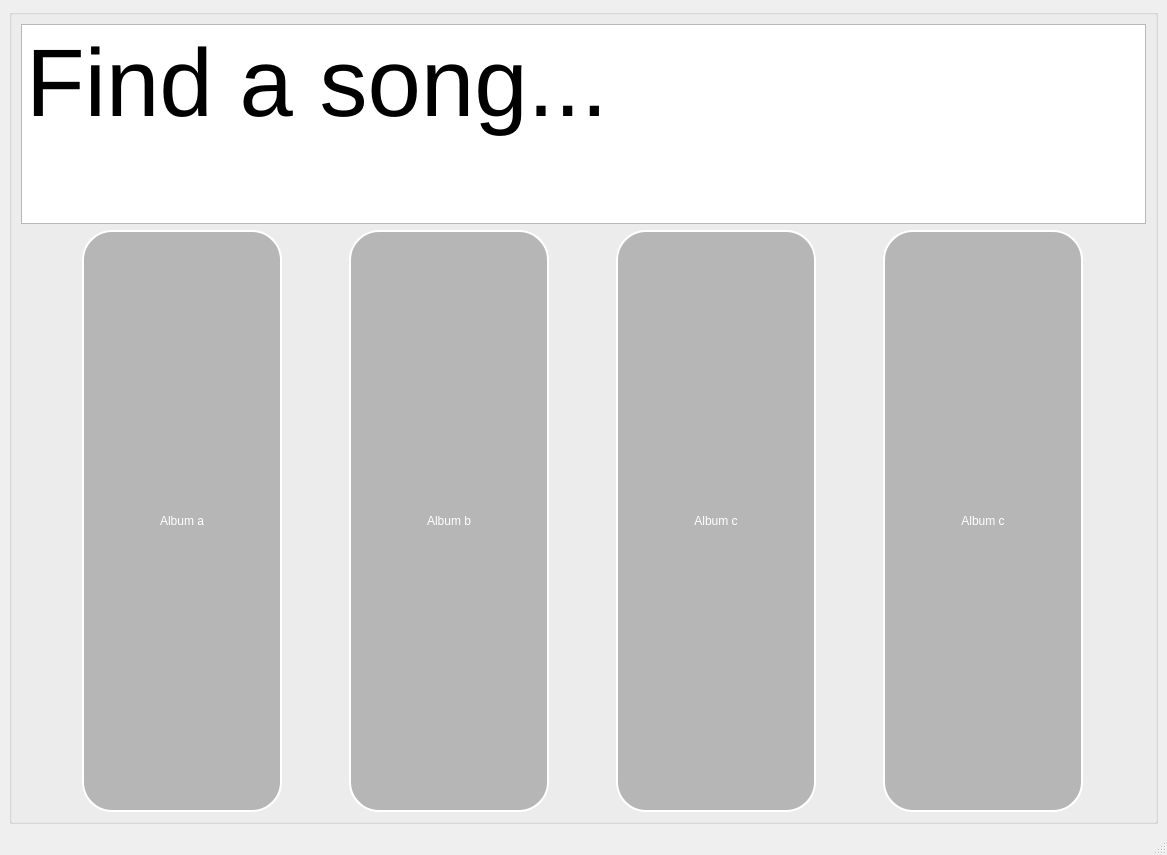
<?xml version="1.0" encoding="UTF-8"?>
<ui version="4.0">
 <class>MainWindow</class>
 <widget class="QMainWindow" name="MainWindow">
  <property name="geometry">
   <rect>
    <x>0</x>
    <y>0</y>
    <width>1167</width>
    <height>855</height>
   </rect>
  </property>
  <property name="windowTitle">
   <string>MainWindow</string>
  </property>
  <widget class="QWidget" name="central_widget">
   <property name="styleSheet">
    <string notr="true">#central_widget {
 background: qlineargradient(x1:0, y1:0, x2:1, y2:1,
            stop:0 #4B0082, stop:1 #000000);
}
</string>
   </property>
   <layout class="QHBoxLayout" name="horizontalLayout_6">
    <item>
     <widget class="QGroupBox" name="groupBox">
      <property name="sizePolicy">
       <sizepolicy hsizetype="Preferred" vsizetype="Expanding">
        <horstretch>0</horstretch>
        <verstretch>0</verstretch>
       </sizepolicy>
      </property>
      <property name="maximumSize">
       <size>
        <width>16777215</width>
        <height>1000</height>
       </size>
      </property>
      <property name="title">
       <string/>
      </property>
      <layout class="QGridLayout" name="gridLayout_2">
       <item row="1" column="0">
        <layout class="QGridLayout" name="album_grid">
         <item row="0" column="2">
          <widget class="QPushButton" name="pushButton_2">
           <property name="sizePolicy">
            <sizepolicy hsizetype="Minimum" vsizetype="Expanding">
             <horstretch>0</horstretch>
             <verstretch>0</verstretch>
            </sizepolicy>
           </property>
           <property name="maximumSize">
            <size>
             <width>200</width>
             <height>16777215</height>
            </size>
           </property>
           <property name="styleSheet">
            <string notr="true"> border: 2px solid white;
 background-color: rgba(128, 128, 128, 128);
 border-radius: 30px;
color: white;


</string>
           </property>
           <property name="text">
            <string>Album c</string>
           </property>
          </widget>
         </item>
         <item row="0" column="1">
          <widget class="QPushButton" name="pushButton_3">
           <property name="sizePolicy">
            <sizepolicy hsizetype="Minimum" vsizetype="Minimum">
             <horstretch>0</horstretch>
             <verstretch>0</verstretch>
            </sizepolicy>
           </property>
           <property name="maximumSize">
            <size>
             <width>200</width>
             <height>16777215</height>
            </size>
           </property>
           <property name="styleSheet">
            <string notr="true"> border: 2px solid white;
 background-color: rgba(128, 128, 128, 128);
 border-radius: 30px;
color: white;


</string>
           </property>
           <property name="text">
            <string>Album b</string>
           </property>
          </widget>
         </item>
         <item row="0" column="0">
          <widget class="QPushButton" name="pushButton">
           <property name="sizePolicy">
            <sizepolicy hsizetype="Minimum" vsizetype="Minimum">
             <horstretch>0</horstretch>
             <verstretch>0</verstretch>
            </sizepolicy>
           </property>
           <property name="maximumSize">
            <size>
             <width>200</width>
             <height>16777215</height>
            </size>
           </property>
           <property name="styleSheet">
            <string notr="true"> border: 2px solid white;
 background-color: rgba(128, 128, 128, 128);
 border-radius: 30px;
color: white;


</string>
           </property>
           <property name="text">
            <string>Album a</string>
           </property>
          </widget>
         </item>
         <item row="0" column="3">
          <widget class="QPushButton" name="pushButton_4">
           <property name="sizePolicy">
            <sizepolicy hsizetype="Minimum" vsizetype="Expanding">
             <horstretch>0</horstretch>
             <verstretch>0</verstretch>
            </sizepolicy>
           </property>
           <property name="maximumSize">
            <size>
             <width>200</width>
             <height>16777215</height>
            </size>
           </property>
           <property name="styleSheet">
            <string notr="true"> border: 2px solid white;
 background-color: rgba(128, 128, 128, 128);
 border-radius: 30px;
color: white;


</string>
           </property>
           <property name="text">
            <string>Album c</string>
           </property>
          </widget>
         </item>
        </layout>
       </item>
       <item row="0" column="0">
        <layout class="QHBoxLayout" name="horizontalLayout_5">
         <item>
          <widget class="QTextEdit" name="textEdit">
           <property name="sizePolicy">
            <sizepolicy hsizetype="Expanding" vsizetype="Minimum">
             <horstretch>0</horstretch>
             <verstretch>0</verstretch>
            </sizepolicy>
           </property>
           <property name="minimumSize">
            <size>
             <width>0</width>
             <height>200</height>
            </size>
           </property>
           <property name="font">
            <font>
             <pointsize>100</pointsize>
            </font>
           </property>
           <property name="html">
            <string>&lt;!DOCTYPE HTML PUBLIC &quot;-//W3C//DTD HTML 4.0//EN&quot; &quot;http://www.w3.org/TR/REC-html40/strict.dtd&quot;&gt;
&lt;html&gt;&lt;head&gt;&lt;meta name=&quot;qrichtext&quot; content=&quot;1&quot; /&gt;&lt;style type=&quot;text/css&quot;&gt;
p, li { white-space: pre-wrap; }
&lt;/style&gt;&lt;/head&gt;&lt;body style=&quot; font-family:'MS Shell Dlg 2'; font-size:100pt; font-weight:400; font-style:normal;&quot;&gt;
&lt;p style=&quot; margin-top:0px; margin-bottom:0px; margin-left:0px; margin-right:0px; -qt-block-indent:0; text-indent:0px;&quot;&gt;&lt;span style=&quot; font-size:72pt;&quot;&gt;Find a song...&lt;/span&gt;&lt;/p&gt;&lt;/body&gt;&lt;/html&gt;</string>
           </property>
          </widget>
         </item>
        </layout>
       </item>
      </layout>
     </widget>
    </item>
   </layout>
  </widget>
  <widget class="QMenuBar" name="menubar">
   <property name="geometry">
    <rect>
     <x>0</x>
     <y>0</y>
     <width>1167</width>
     <height>21</height>
    </rect>
   </property>
  </widget>
  <widget class="QStatusBar" name="statusbar"/>
 </widget>
 <resources>
  <include location="../resource_file.qrc"/>
 </resources>
 <connections/>
</ui>
